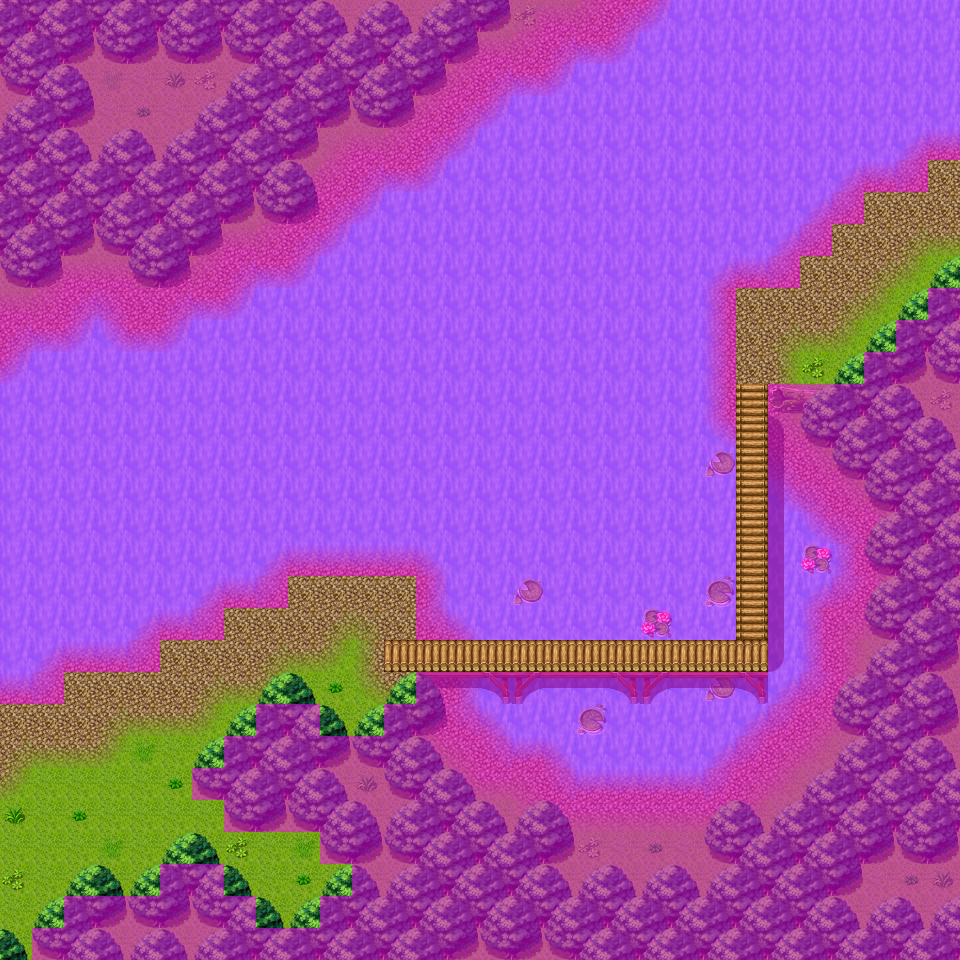

The image is a tile-based game level rendered from a .tmx file. Its description and source (layers, tilesets, objects; grid data summarised) follow:
An orthogonal 30x30 tile map with 32x32 px tiles, 4 tile layers (Ground, Objects, Above, Walkable), 11 tilesets and 8 objects (6x spawn, 2x mapchange).

<map version="1.0" orientation="orthogonal" width="30" height="30" tilewidth="32" tileheight="32">
    <properties>
        <property name="outdoors" value="1" />
    </properties>
    <tileset firstgid="1" name="map_6" tilewidth="32" tileheight="32">
        <image source="../drawable/map_6.png" width="256" height="256" />
    </tileset>
    <tileset firstgid="65" name="map_0" tilewidth="32" tileheight="32">
        <image source="../drawable/map_0.png" width="256" height="256" />
    </tileset>
    <tileset firstgid="129" name="map_36" tilewidth="32" tileheight="32">
        <image source="../drawable/map_36.png" width="256" height="256" />
    </tileset>
    <tileset firstgid="193" name="map_1" tilewidth="32" tileheight="32">
        <image source="../drawable/map_1.png" width="256" height="256" />
    </tileset>
    <tileset firstgid="257" name="map_16" tilewidth="32" tileheight="32">
        <image source="../drawable/map_16.png" width="256" height="256" />
    </tileset>
    <tileset firstgid="321" name="map_19" tilewidth="32" tileheight="32">
        <image source="../drawable/map_19.png" width="256" height="256" />
    </tileset>
    <tileset firstgid="385" name="map_5" tilewidth="32" tileheight="32">
        <image source="../drawable/map_5.png" width="256" height="256" />
    </tileset>
    <tileset firstgid="449" name="map_4" tilewidth="32" tileheight="32">
        <image source="../drawable/map_4.png" width="256" height="256" />
    </tileset>
    <tileset firstgid="513" name="map_17" tilewidth="32" tileheight="32">
        <image source="../drawable/map_17.png" width="256" height="256" />
    </tileset>
    <tileset firstgid="577" name="map_2" tilewidth="32" tileheight="32">
        <image source="../drawable/map_2.png" width="256" height="256" />
    </tileset>
    <tileset firstgid="641" name="map_38" tilewidth="32" tileheight="32">
        <image source="../drawable/map_38.png" width="256" height="256" />
    </tileset>
    <layer name="Ground" width="30" height="30">
        <data>[900 cells, 900 non-empty, 4 distinct tile ids]</data>
    </layer>
    <layer name="Objects" width="30" height="30">
        <data>[900 cells, 391 non-empty, 31 distinct tile ids]</data>
    </layer>
    <layer name="Above" width="30" height="30">
        <data>[900 cells, 160 non-empty, 15 distinct tile ids]</data>
    </layer>
    <layer name="Walkable" width="30" height="30">
        <data>[900 cells, 770 non-empty, 1 distinct tile ids]</data>
    </layer>
    <objectgroup name="Mapevents">
        <object name="east" type="mapchange" x="928" y="160" width="32" height="128">
            <properties>
                <property name="map" value="waterway1" />
                <property name="place" value="south" />
            </properties>
        </object>
        <object name="west" type="mapchange" x="0" y="704" width="32" height="256">
            <properties>
                <property name="map" value="fields12" />
                <property name="place" value="east" />
            </properties>
        </object>
    </objectgroup>
    <objectgroup name="Spawn">
        <object name="frog_3" type="spawn" x="64" y="608" width="288" height="320">
            <properties>
                <property name="quantity" value="3" />
                <property name="spawngroup" value="frog_3" />
            </properties>
        </object>
        <object name="izthiel_1" type="spawn" x="288" y="576" width="160" height="160">
            <properties>
                <property name="spawngroup" value="izthiel_1" />
            </properties>
        </object>
        <object name="izthiel_1_1" type="spawn" x="448" y="640" width="32" height="32">
            <properties>
                <property name="spawngroup" value="izthiel_1" />
            </properties>
        </object>
        <object name="izthiel_1_2" type="spawn" x="736" y="544" width="32" height="32">
            <properties>
                <property name="spawngroup" value="izthiel_1" />
            </properties>
        </object>
        <object name="izthiel_2" type="spawn" x="736" y="416" width="32" height="32">
            <properties>
                <property name="spawngroup" value="izthiel_2" />
            </properties>
        </object>
        <object name="izthiel_1_3" type="spawn" x="736" y="160" width="160" height="224">
            <properties>
                <property name="spawngroup" value="izthiel_1" />
            </properties>
        </object>
    </objectgroup>
    <objectgroup name="Keys" />
</map>
